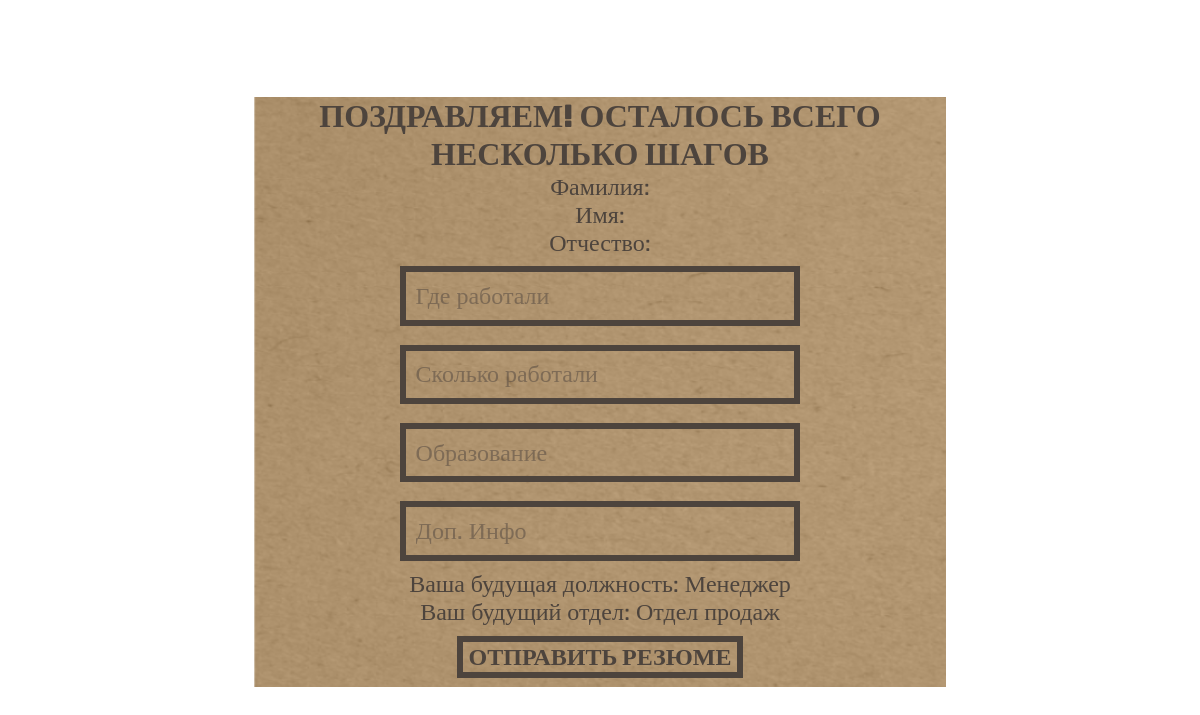
/admin/otklik.php?doljnostneed=14, run on the app's committed database.
### tables this page shows
CREATE TABLE `doljnost_needs` (
  `idDoljNeed` int(11) NOT NULL,
  `Otdel_fk` int(11) NOT NULL,
  `Dolj_fk` int(11) NOT NULL
);

CREATE TABLE `doljnost` (
  `idDoljnost` int(11) NOT NULL,
  `Naimen_Doljnost` char(25) DEFAULT NULL,
  `Oklad` int(11) DEFAULT NULL
);

CREATE TABLE `otdel` (
  `idOtdel` int(11) NOT NULL,
  `Naimen_Otdel` char(20) DEFAULT NULL
);

### admin/otklik.php (the view, shortened to what this page needs)
<!DOCTYPE html>
<html lang="en">
<head>
</head>
<body>
    <div class="regestration-css">
        <?
            include('../auto/connect.php');
            $doljneed = $_REQUEST['doljnostneed'];
            $idAuto = $_REQUEST['idAuto'];
            mysqli_query($bd,'set names utf8');
            $r= mysqli_query($bd,"SELECT * FROM `autorisation` where idAuto = '$idAuto'");
            $myrow= mysqli_fetch_array($r);
            $ir= mysqli_query($bd,"SELECT * FROM `Doljnost_Needs`, `Otdel`, `Doljnost` where Otdel.idOtdel = Doljnost_Needs.Otdel_fk and Doljnost.idDoljnost =Doljnost_Needs.Dolj_fk and idDoljNeed = '$doljneed'");
            $myrowir= mysqli_fetch_array($ir);
            echo "
                <form action='otklik-zapros.php' method='post'>
                <h3 class='text-center'>Поздравляем! Осталось всего несколько шагов</h3>
                    <div class='form-group'>
                        <p>Фамилия: $myrow[FamLogin]</p>
                    </div>
                    <div class='form-group'>
                        <p>Имя: $myrow[NameLogin]</p>
                    </div>
                    <div class='form-group'>
                        <p>Отчество: $myrow[OtchLogin]</p>
                    </div>
                    <div class='form-group'>
                        <input class='form-control item' type='text' name='rabotado' placeholder='Где работали' required>
                    </div>
                    <div class='form-group'>
                        <input class='form-control item' type='text' name='skoka' placeholder='Сколько работали' required>
                    </div>
                    <div class='form-group'>
                        <input class='form-control item' type='text' name='obraz' placeholder='Образование' required>
                    </div>
                    <div class='form-group'>
                        <input class='form-control item' type='text' name='dopinfo' placeholder='Доп. Инфо' required>
                    </div>
                    <div class='form-group'>
                        <p>Ваша будущая должность: $myrowir[Naimen_Doljnost]</p>
                    </div>
                    <div class='form-group'>
                        <p>Ваш будущий отдел: $myrowir[Naimen_Otdel]</p>
                    </div>
                    <input type='text' name='doljnostneed' value='$myrowir[idDoljNeed]' style = 'display:none'>
                    <input type='text' name='idAuto' value='$myrow[idAuto]' style = 'display:none'>
                    <button class = 'btn-account' type = 'submit'>Отправить резюме</button>
                </form>";
        ?>
    </div>
</body>
</html>

### admin/otklik.php (style rules this page uses)
* { margin: 0; box-sizing: border-box; font-family: Rubik; }
body { height: 98svh; background: url(../assets/div.chalkboard.png); }
.regestration-css { width: 100%; height: 100%; display: flex; justify-content: center; align-items: center; flex-direction: column; }
.regestration-css form { background: url(../assets/admincard.png); background-size:cover; width: 43.31rem; display: flex; justify-content: center; align-items: center; flex-direction: column; }
.regestration-css form h3 { color: rgb(77, 68, 61); font-family: Rubik; font-size: 2rem; font-weight: 800; line-height: 2.38rem; letter-spacing: 0rem; text-align: center; text-transform: uppercase; }
.form-group { color: rgb(77, 68, 61); font-family: Rubik; font-size: 1.5rem; font-weight: 400; line-height: 1.75rem; letter-spacing: 0rem; text-align: center; }
.form-group input { color: rgb(31, 31, 31); font-family: Rubik; font-size: 1.5rem; font-weight: 400; line-height: 1.75rem; letter-spacing: 0rem; text-align: left; box-sizing: border-box; border: 0.38rem solid rgb(77, 68, 61); background: transparent; padding: .6rem; margin: .6rem; width: 25rem; outline: none; }
.form-group input::placeholder { color: rgba(77, 68, 61, 0.5); }
button { color: rgb(77, 68, 61); font-family: Rubik; font-size: 1.5rem; font-weight: 800; line-height: 1.75rem; letter-spacing: 0rem; text-align: center; text-transform: uppercase; box-sizing: border-box; border: 0.38rem solid rgb(77, 68, 61); background: transparent; margin: .6rem; outline: none; cursor: pointer; }

### data on the page
doljnost_needs: Dolj_fk.Naimen_Doljnost "Менеджер", Otdel_fk.Naimen_Otdel "Отдел продаж"
